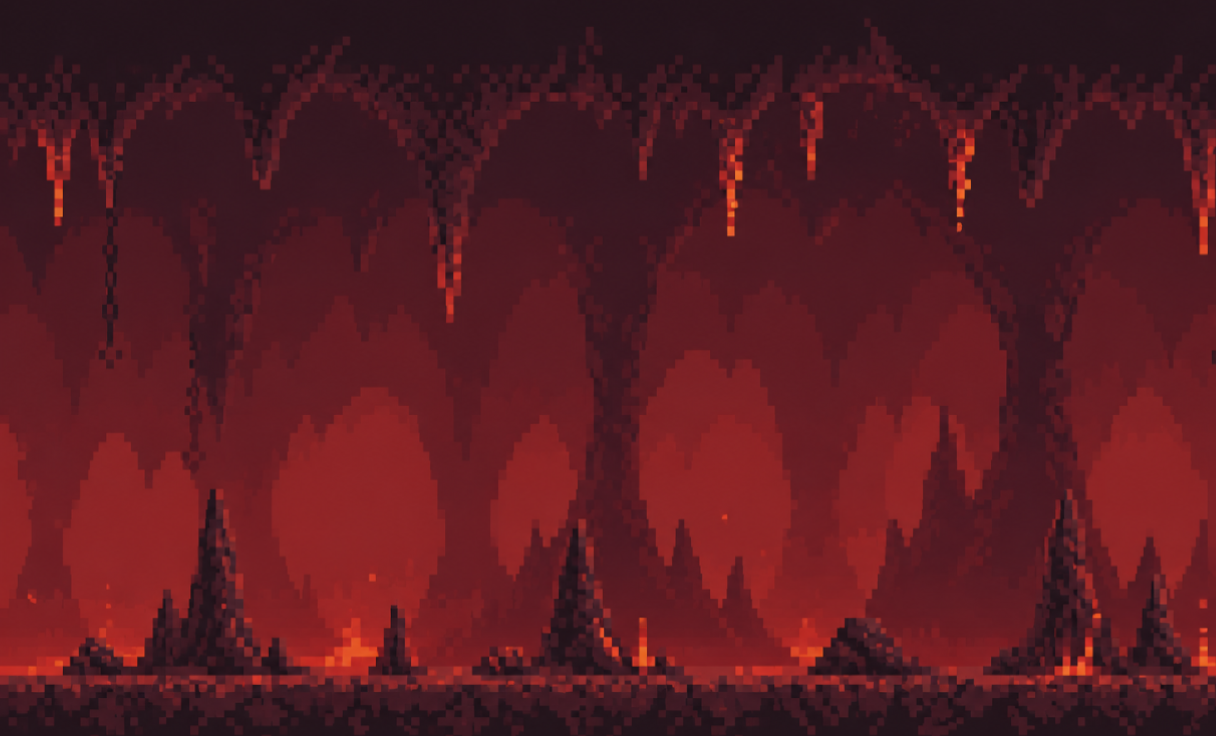

Tiled map render using the project's own tile images. Description and the map definition, with tile-layer contents summarised, below:
An orthogonal 38x23 tile map with 32x32 px tiles, 1 tile layer (Capa de patrones 1).

<map version="1.10" tiledversion="1.12.1" orientation="orthogonal" renderorder="right-down" width="38" height="23" tilewidth="32" tileheight="32" infinite="0" nextlayerid="2" nextobjectid="1">
 <tileset firstgid="1" source="Infierno abajo.tsx" />
 <layer id="1" name="Capa de patrones 1" width="38" height="23">
  <data>[874 cells, 874 non-empty, 874 distinct tile ids]</data>
 </layer>
</map>
